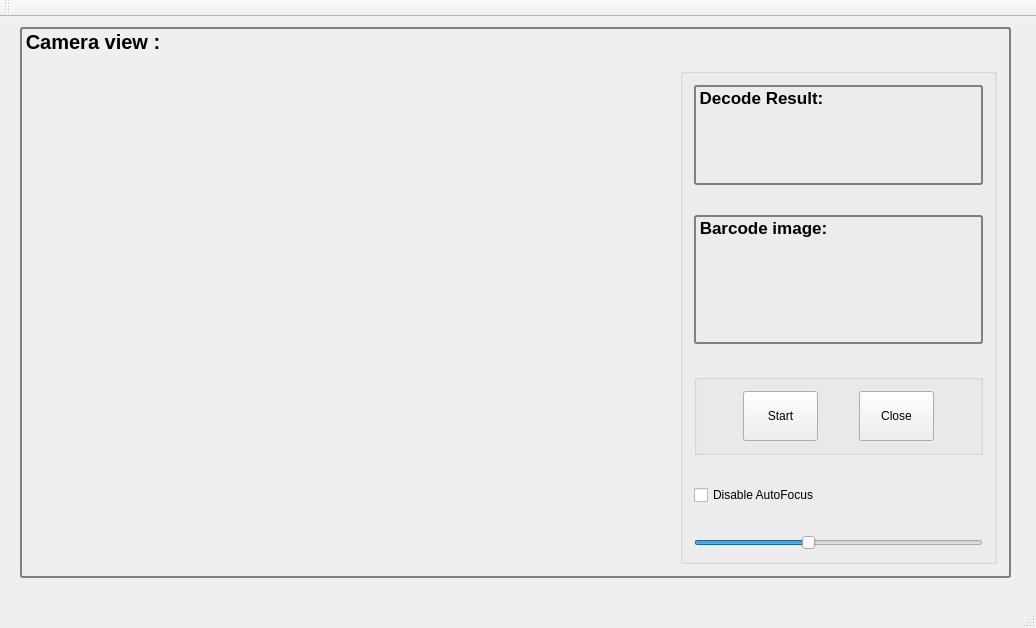
<?xml version="1.0" encoding="UTF-8"?>
<ui version="4.0">
 <class>MainWindow</class>
 <widget class="QMainWindow" name="MainWindow">
  <property name="geometry">
   <rect>
    <x>0</x>
    <y>0</y>
    <width>1036</width>
    <height>628</height>
   </rect>
  </property>
  <property name="sizePolicy">
   <sizepolicy hsizetype="Preferred" vsizetype="Preferred">
    <horstretch>1</horstretch>
    <verstretch>0</verstretch>
   </sizepolicy>
  </property>
  <property name="windowTitle">
   <string>MainWindow</string>
  </property>
  <widget class="QWidget" name="centralWidget">
   <widget class="QGroupBox" name="groupBox">
    <property name="geometry">
     <rect>
      <x>20</x>
      <y>10</y>
      <width>991</width>
      <height>551</height>
     </rect>
    </property>
    <property name="font">
     <font>
      <pointsize>15</pointsize>
      <weight>75</weight>
      <bold>true</bold>
     </font>
    </property>
    <property name="styleSheet">
     <string notr="true">QGroupBox#groupBox { 
     border: 2px solid gray; 
     border-radius: 3px; 
 } 
QGroupBox::title { 
    background-color: transparent;
     subcontrol-position: top left; /* position at the top left*/ 
     padding:3 3px;
	 font: 20pt &quot;Ubuntu&quot;;
 } </string>
    </property>
    <property name="title">
     <string>Camera view :</string>
    </property>
    <property name="alignment">
     <set>Qt::AlignCenter</set>
    </property>
    <property name="checkable">
     <bool>false</bool>
    </property>
    <layout class="QHBoxLayout" name="horizontalLayout_2">
     <item>
      <widget class="Display" name="play" native="true">
       <property name="minimumSize">
        <size>
         <width>640</width>
         <height>480</height>
        </size>
       </property>
       <property name="maximumSize">
        <size>
         <width>640</width>
         <height>480</height>
        </size>
       </property>
       <property name="baseSize">
        <size>
         <width>640</width>
         <height>480</height>
        </size>
       </property>
       <property name="layoutDirection">
        <enum>Qt::LeftToRight</enum>
       </property>
      </widget>
     </item>
     <item>
      <widget class="QGroupBox" name="horizontalGroupBox">
       <property name="sizePolicy">
        <sizepolicy hsizetype="Preferred" vsizetype="Fixed">
         <horstretch>0</horstretch>
         <verstretch>0</verstretch>
        </sizepolicy>
       </property>
       <property name="minimumSize">
        <size>
         <width>300</width>
         <height>200</height>
        </size>
       </property>
       <property name="title">
        <string/>
       </property>
       <property name="flat">
        <bool>true</bool>
       </property>
       <layout class="QVBoxLayout" name="verticalLayout">
        <property name="spacing">
         <number>30</number>
        </property>
        <item>
         <widget class="QGroupBox" name="box_right">
          <property name="sizePolicy">
           <sizepolicy hsizetype="Preferred" vsizetype="Preferred">
            <horstretch>0</horstretch>
            <verstretch>0</verstretch>
           </sizepolicy>
          </property>
          <property name="minimumSize">
           <size>
            <width>0</width>
            <height>100</height>
           </size>
          </property>
          <property name="maximumSize">
           <size>
            <width>300</width>
            <height>16777215</height>
           </size>
          </property>
          <property name="font">
           <font>
            <pointsize>13</pointsize>
            <weight>75</weight>
            <bold>true</bold>
           </font>
          </property>
          <property name="styleSheet">
           <string notr="true">QGroupBox#box_right { 
     border: 2px solid gray; 
     border-radius: 3px; 
 } </string>
          </property>
          <property name="title">
           <string>Decode Result:</string>
          </property>
          <layout class="QVBoxLayout" name="verticalLayout_3">
           <property name="sizeConstraint">
            <enum>QLayout::SetDefaultConstraint</enum>
           </property>
           <item>
            <widget class="QLabel" name="code">
             <property name="text">
              <string/>
             </property>
            </widget>
           </item>
          </layout>
         </widget>
        </item>
        <item>
         <spacer name="verticalSpacer">
          <property name="orientation">
           <enum>Qt::Vertical</enum>
          </property>
          <property name="sizeType">
           <enum>QSizePolicy::Preferred</enum>
          </property>
          <property name="sizeHint" stdset="0">
           <size>
            <width>10</width>
            <height>40</height>
           </size>
          </property>
         </spacer>
        </item>
        <item>
         <widget class="QGroupBox" name="box_left">
          <property name="maximumSize">
           <size>
            <width>300</width>
            <height>300</height>
           </size>
          </property>
          <property name="font">
           <font>
            <pointsize>13</pointsize>
            <weight>75</weight>
            <bold>true</bold>
           </font>
          </property>
          <property name="styleSheet">
           <string notr="true">QGroupBox#box_left { 
     border: 2px solid gray; 
     border-radius: 3px; 
 } </string>
          </property>
          <property name="title">
           <string>Barcode image:</string>
          </property>
          <layout class="QVBoxLayout" name="verticalLayout_2">
           <property name="sizeConstraint">
            <enum>QLayout::SetDefaultConstraint</enum>
           </property>
           <item>
            <widget class="QLabel" name="BarcodeImg">
             <property name="sizePolicy">
              <sizepolicy hsizetype="Preferred" vsizetype="Preferred">
               <horstretch>0</horstretch>
               <verstretch>0</verstretch>
              </sizepolicy>
             </property>
             <property name="minimumSize">
              <size>
               <width>0</width>
               <height>100</height>
              </size>
             </property>
             <property name="maximumSize">
              <size>
               <width>300</width>
               <height>200</height>
              </size>
             </property>
             <property name="font">
              <font>
               <pointsize>13</pointsize>
              </font>
             </property>
             <property name="text">
              <string/>
             </property>
            </widget>
           </item>
          </layout>
         </widget>
        </item>
        <item>
         <widget class="QGroupBox" name="horizontalGroupBox">
          <layout class="QHBoxLayout" name="horizontalLayout">
           <item>
            <widget class="QPushButton" name="start">
             <property name="minimumSize">
              <size>
               <width>75</width>
               <height>50</height>
              </size>
             </property>
             <property name="maximumSize">
              <size>
               <width>75</width>
               <height>50</height>
              </size>
             </property>
             <property name="layoutDirection">
              <enum>Qt::LeftToRight</enum>
             </property>
             <property name="text">
              <string>Start</string>
             </property>
            </widget>
           </item>
           <item>
            <widget class="QPushButton" name="close">
             <property name="minimumSize">
              <size>
               <width>75</width>
               <height>50</height>
              </size>
             </property>
             <property name="maximumSize">
              <size>
               <width>75</width>
               <height>50</height>
              </size>
             </property>
             <property name="layoutDirection">
              <enum>Qt::LeftToRight</enum>
             </property>
             <property name="text">
              <string>Close</string>
             </property>
            </widget>
           </item>
          </layout>
         </widget>
        </item>
        <item>
         <widget class="QCheckBox" name="checkBox">
          <property name="enabled">
           <bool>true</bool>
          </property>
          <property name="text">
           <string>Disable AutoFocus</string>
          </property>
         </widget>
        </item>
        <item>
         <widget class="QSlider" name="focusValue">
          <property name="enabled">
           <bool>true</bool>
          </property>
          <property name="maximum">
           <number>255</number>
          </property>
          <property name="value">
           <number>100</number>
          </property>
          <property name="orientation">
           <enum>Qt::Horizontal</enum>
          </property>
         </widget>
        </item>
       </layout>
      </widget>
     </item>
    </layout>
   </widget>
  </widget>
  <widget class="QMenuBar" name="menuBar">
   <property name="geometry">
    <rect>
     <x>0</x>
     <y>0</y>
     <width>1036</width>
     <height>25</height>
    </rect>
   </property>
  </widget>
  <widget class="QToolBar" name="mainToolBar">
   <attribute name="toolBarArea">
    <enum>TopToolBarArea</enum>
   </attribute>
   <attribute name="toolBarBreak">
    <bool>false</bool>
   </attribute>
  </widget>
  <widget class="QStatusBar" name="statusBar"/>
 </widget>
 <layoutdefault spacing="6" margin="11"/>
 <customwidgets>
  <customwidget>
   <class>Display</class>
   <extends>QWidget</extends>
   <header>display.h</header>
   <container>1</container>
  </customwidget>
 </customwidgets>
 <resources/>
 <connections/>
</ui>
